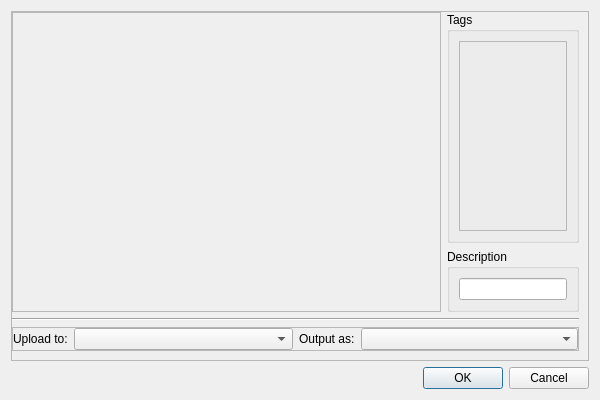
<?xml version="1.0" encoding="UTF-8"?>
<ui version="4.0">
 <class>UploadDialog</class>
 <widget class="QDialog" name="UploadDialog">
  <property name="geometry">
   <rect>
    <x>0</x>
    <y>0</y>
    <width>600</width>
    <height>400</height>
   </rect>
  </property>
  <property name="windowTitle">
   <string>Uploading copied</string>
  </property>
  <layout class="QVBoxLayout" name="verticalLayout">
   <item>
    <widget class="QFrame" name="frame_2">
     <property name="frameShape">
      <enum>QFrame::StyledPanel</enum>
     </property>
     <property name="frameShadow">
      <enum>QFrame::Raised</enum>
     </property>
     <layout class="QVBoxLayout" name="verticalLayout_2">
      <property name="leftMargin">
       <number>0</number>
      </property>
      <property name="topMargin">
       <number>0</number>
      </property>
      <item>
       <layout class="QHBoxLayout" name="horizontalLayout">
        <item>
         <widget class="QScrollArea" name="scrollArea">
          <property name="sizePolicy">
           <sizepolicy hsizetype="Preferred" vsizetype="Expanding">
            <horstretch>1</horstretch>
            <verstretch>0</verstretch>
           </sizepolicy>
          </property>
          <property name="widgetResizable">
           <bool>true</bool>
          </property>
          <widget class="QWidget" name="scrollAreaWidgetContents_2">
           <property name="geometry">
            <rect>
             <x>0</x>
             <y>0</y>
             <width>406</width>
             <height>299</height>
            </rect>
           </property>
          </widget>
         </widget>
        </item>
        <item>
         <layout class="QVBoxLayout" name="verticalLayout_3" stretch="1,0">
          <item>
           <widget class="QGroupBox" name="groupBox">
            <property name="title">
             <string>Tags</string>
            </property>
            <layout class="QHBoxLayout" name="horizontalLayout_4">
             <item>
              <widget class="TagsEdit" name="frame_3">
               <property name="frameShape">
                <enum>QFrame::StyledPanel</enum>
               </property>
               <property name="frameShadow">
                <enum>QFrame::Raised</enum>
               </property>
              </widget>
             </item>
            </layout>
           </widget>
          </item>
          <item>
           <widget class="QGroupBox" name="groupBox_2">
            <property name="sizePolicy">
             <sizepolicy hsizetype="Preferred" vsizetype="Preferred">
              <horstretch>0</horstretch>
              <verstretch>0</verstretch>
             </sizepolicy>
            </property>
            <property name="title">
             <string>Description</string>
            </property>
            <layout class="QHBoxLayout" name="horizontalLayout_3">
             <item>
              <widget class="QLineEdit" name="lineEdit"/>
             </item>
            </layout>
           </widget>
          </item>
         </layout>
        </item>
       </layout>
      </item>
      <item>
       <widget class="Line" name="line">
        <property name="orientation">
         <enum>Qt::Horizontal</enum>
        </property>
       </widget>
      </item>
      <item>
       <widget class="QFrame" name="frame_5">
        <property name="frameShape">
         <enum>QFrame::StyledPanel</enum>
        </property>
        <property name="frameShadow">
         <enum>QFrame::Raised</enum>
        </property>
        <layout class="QHBoxLayout" name="horizontalLayout_5">
         <property name="leftMargin">
          <number>0</number>
         </property>
         <property name="topMargin">
          <number>0</number>
         </property>
         <property name="rightMargin">
          <number>0</number>
         </property>
         <property name="bottomMargin">
          <number>0</number>
         </property>
         <item>
          <layout class="QFormLayout" name="formLayout_2">
           <item row="0" column="0">
            <widget class="QLabel" name="label">
             <property name="text">
              <string>Upload to:</string>
             </property>
            </widget>
           </item>
           <item row="0" column="1">
            <widget class="QComboBox" name="comboBox"/>
           </item>
          </layout>
         </item>
         <item>
          <layout class="QFormLayout" name="formLayout">
           <item row="0" column="0">
            <widget class="QLabel" name="label_4">
             <property name="text">
              <string>Output as:</string>
             </property>
            </widget>
           </item>
           <item row="0" column="1">
            <widget class="QComboBox" name="comboBox_2"/>
           </item>
          </layout>
         </item>
        </layout>
       </widget>
      </item>
     </layout>
    </widget>
   </item>
   <item>
    <widget class="QDialogButtonBox" name="buttonBox">
     <property name="orientation">
      <enum>Qt::Horizontal</enum>
     </property>
     <property name="standardButtons">
      <set>QDialogButtonBox::Cancel|QDialogButtonBox::Ok</set>
     </property>
    </widget>
   </item>
  </layout>
 </widget>
 <customwidgets>
  <customwidget>
   <class>TagsEdit</class>
   <extends>QFrame</extends>
   <header>src/components/tagsedit.h</header>
   <container>1</container>
  </customwidget>
 </customwidgets>
 <resources/>
 <connections>
  <connection>
   <sender>buttonBox</sender>
   <signal>accepted()</signal>
   <receiver>UploadDialog</receiver>
   <slot>accept()</slot>
   <hints>
    <hint type="sourcelabel">
     <x>257</x>
     <y>390</y>
    </hint>
    <hint type="destinationlabel">
     <x>157</x>
     <y>274</y>
    </hint>
   </hints>
  </connection>
  <connection>
   <sender>buttonBox</sender>
   <signal>rejected()</signal>
   <receiver>UploadDialog</receiver>
   <slot>reject()</slot>
   <hints>
    <hint type="sourcelabel">
     <x>325</x>
     <y>390</y>
    </hint>
    <hint type="destinationlabel">
     <x>286</x>
     <y>274</y>
    </hint>
   </hints>
  </connection>
 </connections>
</ui>
